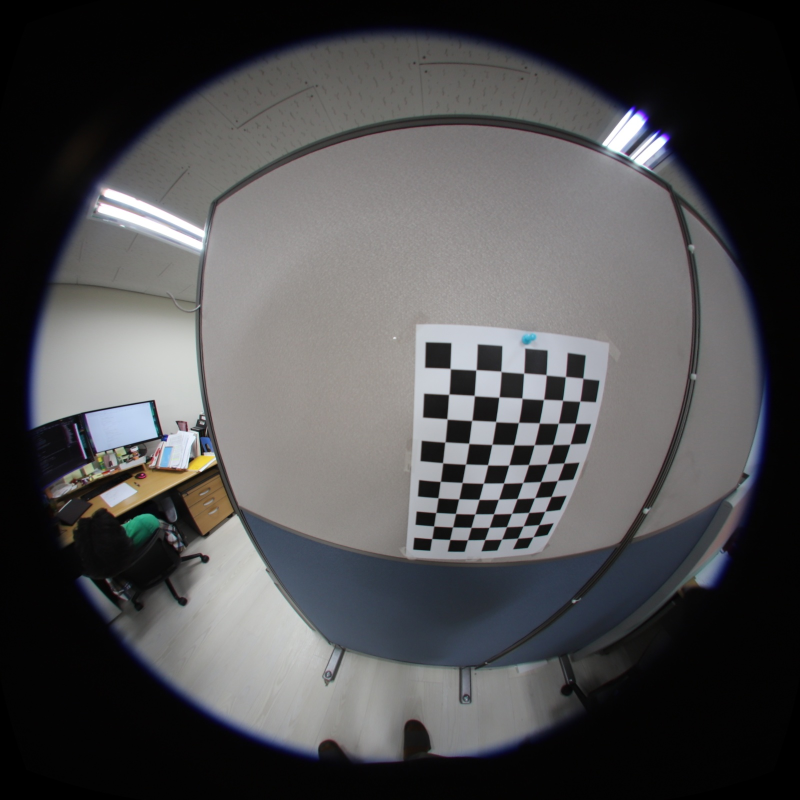
#> input picture correction/IMG_3063_cor.jpg, 1600 x 1600 px, found by its file name (shown at 1/2 size)
$ python test.py   (older library calls are emulated)
#> lines starting #> are read from the running program, lines starting #| are printed output that depends on the picture
#> in run, src_img_left is the input picture: shape (1600, 1600, 3); mean B, G, R 79.4, 78.2, 78.5
import argparse
import numpy as np
import cv2 as cv


mPATH = "./result/IMG_3063_cor.jpg"
APERTURE = 180 * np.pi / 180


def lerp(y0, y1, x0, x1, x):
    m = (y1 - y0) / (x1 - x0)
    b = y0
    return m *(x-x0) + b


def fisheye2equi(src_img, size, aperture):

#> called with size = (1024, 512), aperture = 3.14
    h_src, w_src = src_img.shape[:2]
#> h_src = 1600; w_src = 1600
    w_dst, h_dst = size

    dst_img = np.zeros((h_dst, w_dst, 3))

    for y in reversed(range(h_dst)):
        y_dst_norm = lerp(-1, 1, 0, h_dst, y)

        for x in range(w_dst):
            x_dst_norm = lerp(-1, 1, 0, w_dst, x)

            longitude = x_dst_norm * np.pi
            latitude = y_dst_norm * np.pi / 2
            p_x = np.cos(latitude) * np.cos(longitude)
            p_y = np.cos(latitude) * np.sin(longitude)
            p_z = np.sin(latitude)

            p_xz = np.sqrt(p_x**2 + p_z**2)
            r = 2 * np.arctan2(p_xz, p_y) / aperture
            theta = np.arctan2(p_z, p_x)
            x_src_norm = r * np.cos(theta)
            y_src_norm = r * np.sin(theta)

            x_src = lerp(0, w_src, -1, 1, x_src_norm)
            y_src = lerp(0, h_src, -1, 1, y_src_norm)

            # supppres out of the bound index error (warning this will overwrite multiply pixels!)
            x_src_ = np.minimum(w_src - 1, np.floor(x_src).astype(np.int))
            y_src_ = np.minimum(h_src - 1, np.floor(y_src).astype(np.int))

            dst_img[y, x, :] = src_img[y_src_, x_src_]
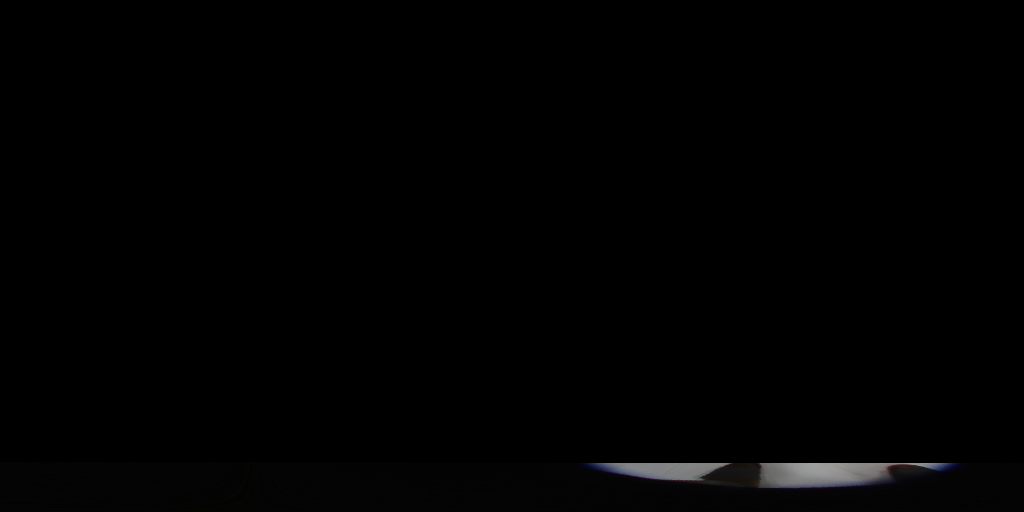
#> dst_img: shape (512, 1024, 3) float64; mean B, G, R 1.5, 1.5, 1.5
    return dst_img


def run():
    src_img_left = cv.imread(mPATH)
    src_img_right = np.zeros_like(src_img_left)

    size = (1024, 512)
    aperture = APERTURE

    print("Calculating left image ... ", end="")
    equi_img_left = fisheye2equi(src_img_left, size, aperture)
    print("done!")

    print("Calculating right image ... ", end="")
    equi_img_right = fisheye2equi(src_img_right, size, aperture)
    print("done!")

    print("Merging both images ... ", end="")
    w, h = size
    merged_img = np.zeros((h, w, 3))
    # we should swap the images
    merged_img[:, 0:int(w / 2)] = equi_img_right[:, int(w / 2):]
    merged_img[:, int(w / 2):] = equi_img_left[:, int(w / 2):]
    print("done!")

    cv.imwrite("{}/equirect_right.jpg".format("equirect"), equi_img_right)
    cv.imwrite("{}/equirect_left.jpg".format("equirect"), equi_img_left)
    cv.imwrite("{}/equirect.jpg".format("equirect"), merged_img)
    print("finished!")


if __name__ == "__main__":
#> (the run stopped early here; a loop or call above may not have finished)
